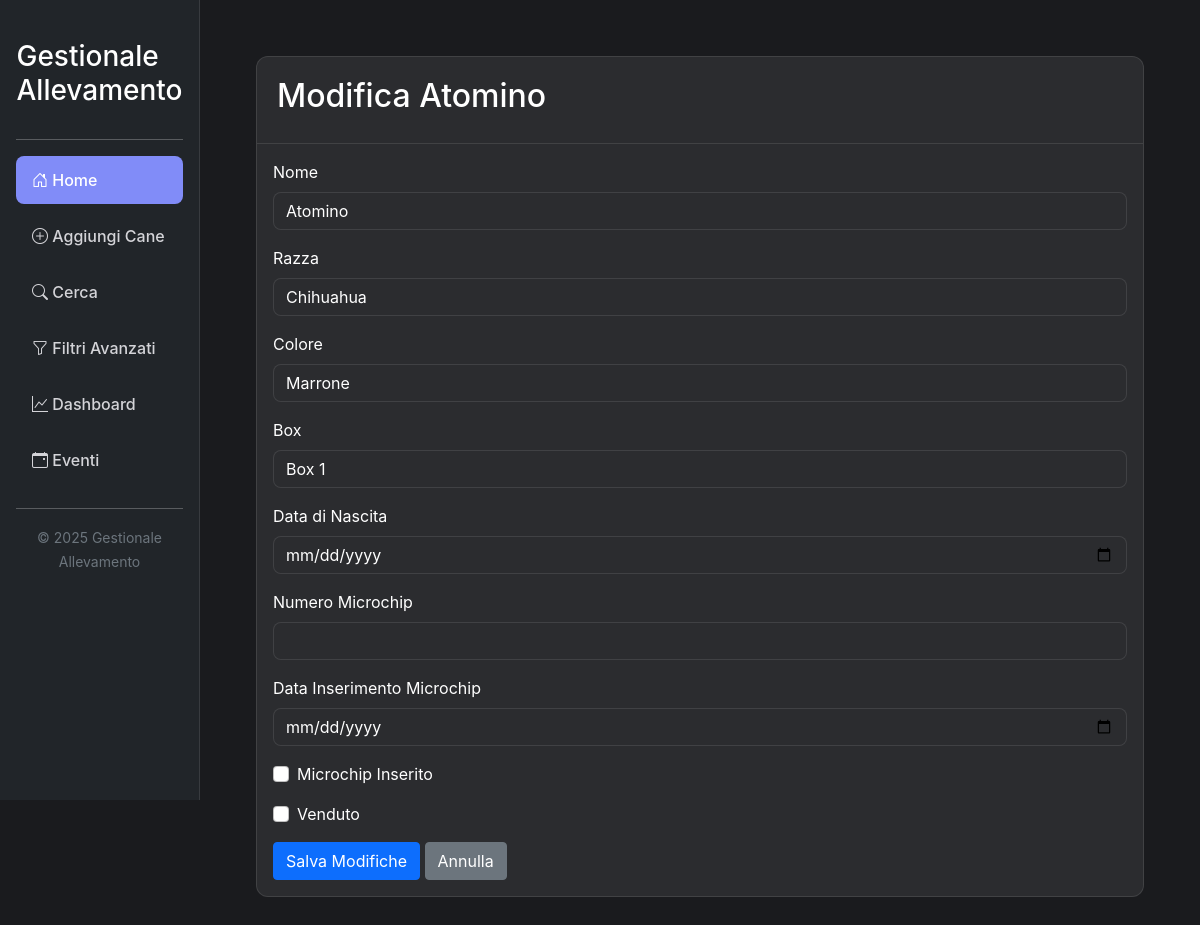
/modifica_cane/1, run on the app's committed database.
### tables this page shows
CREATE TABLE cani (
            id INTEGER PRIMARY KEY AUTOINCREMENT,
            nome TEXT NOT NULL,
            razza TEXT,
            colore TEXT,
            microchip TEXT,
            box TEXT,
            stato TEXT DEFAULT ''
        , microchip_data TEXT, chip_inserito TEXT DEFAULT 'No', venduto TEXT DEFAULT 'No', sesso TEXT, data_nascita TEXT, fuori_struttura TEXT DEFAULT 'No', data_uscita TEXT, data_rientro TEXT);

### PiccoloAmico/app_api.py (the view, shortened to what this page needs)
@app.route('/modifica_cane/<int:id>', methods=('GET', 'POST'))
def modifica_cane(id):
    conn = get_db_connection()
    cane = conn.execute('SELECT * FROM cani WHERE id = ?', (id,)).fetchone()
    conn.close()
    if cane is None:
        return redirect(url_for('index'))
    return render_template('modifica_cane.html', cane=cane)

### PiccoloAmico/app_api.py (called while the page is built)
def get_db_connection():
    conn = sqlite3.connect(DB_NAME)
    conn.row_factory = sqlite3.Row
    return conn

### PiccoloAmico/templates/modifica_cane.html
{% extends "layout.html" %}
{% block content %}
<div class="card">
    <div class="card-header">
        <h2>Modifica {{ cane.nome }}</h2>
    </div>
    <div class="card-body">
        <form method="POST">
            <div class="mb-3">
                <label class="form-label">Nome</label>
                <input type="text" class="form-control" name="nome" value="{{ cane.nome }}" required>
            </div>
            <div class="mb-3">
                <label class="form-label">Razza</label>
                <input type="text" class="form-control" name="razza" value="{{ cane.razza }}">
            </div>
            <div class="mb-3">
                <label class="form-label">Colore</label>
                <input type="text" class="form-control" name="colore" value="{{ cane.colore }}">
            </div>
            <div class="mb-3">
                <label class="form-label">Box</label>
                <input type="text" class="form-control" name="box" value="{{ cane.box }}">
            </div>
            <div class="mb-3">
                <label class="form-label">Data di Nascita</label>
                <input type="date" class="form-control" name="birth_date" value="{{ cane.birth_date.strftime('%Y-%m-%d') if cane.birth_date }}">
            </div>
            <div class="mb-3">
                <label class="form-label">Numero Microchip</label>
                <input type="text" class="form-control" name="microchip_number" value="{{ cane.microchip_number }}">
            </div>
            <div class="mb-3">
                <label class="form-label">Data Inserimento Microchip</label>
                <input type="date" class="form-control" name="microchip_date" value="{{ cane.microchip_date.strftime('%Y-%m-%d') if cane.microchip_date }}">
            </div>
            <div class="mb-3 form-check">
                <input type="checkbox" class="form-check-input" name="microchip_inserted" value="1" {% if cane.microchip_inserted %}checked{% endif %}>
                <label class="form-check-label">Microchip Inserito</label>
            </div>
            <div class="mb-3 form-check">
                <input type="checkbox" class="form-check-input" name="is_sold" value="1" {% if cane.is_sold %}checked{% endif %}>
                <label class="form-check-label">Venduto</label>
            </div>
            <button type="submit" class="btn btn-primary">Salva Modifiche</button>
            <a href="{{ url_for('dettaglio_cane', id=cane.id) }}" class="btn btn-secondary">Annulla</a>
        </form>
    </div>
</div>
{% endblock %}

### PiccoloAmico/static/css/style.css (style rules this page uses)
:root { --bg-primary: #1a1b1e; --bg-secondary: #2b2c2f; --text-primary: #ffffff; --text-secondary: #d4d4d8; --accent: #818cf8; }
body { background-color: var(--bg-primary); color: var(--text-primary); font-family: -apple-system, BlinkMacSystemFont, "Segoe UI", Roboto, sans-serif; }
.card { background-color: var(--bg-secondary); border: 1px solid rgba(255,255,255,0.1); border-radius: 0.75rem; margin-bottom: 1.5rem; }
.card-header { background-color: transparent; border-bottom: 1px solid rgba(255,255,255,0.1); padding: 1.25rem; }
.form-control, .form-select { background-color: var(--bg-secondary); border: 1px solid rgba(255,255,255,0.1); color: var(--text-primary); border-radius: 0.5rem; }

### PiccoloAmico/templates/layout.html (style rules this page uses)
.card { transition: transform 0.2s; margin-bottom: 1rem; }
.form-control, .form-select { margin-bottom: 0.5rem; }

### data on the page
cani: nome "Atomino", razza "Chihuahua", colore "Marrone", box "Box 1"
